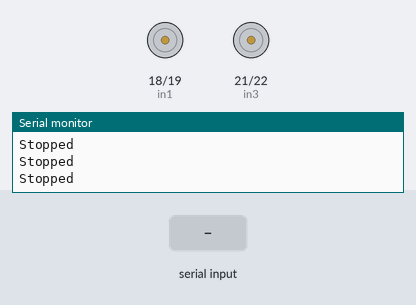
This sketch was run on a simulated ESP32. Parts: motor-driver pin pairs drawn as motors (green arrow = first pin HIGH = forward, orange = second pin HIGH = backward, longer = more drive, scaled by the enable pin), the last lines printed to the serial monitor. The inputs (shaded band) are chosen by the test bench. Nothing arrives over Bluetooth unless stated.

Above: at 1.2 s.
1.3 s: "U" received over the second serial link
At 1.37 s:
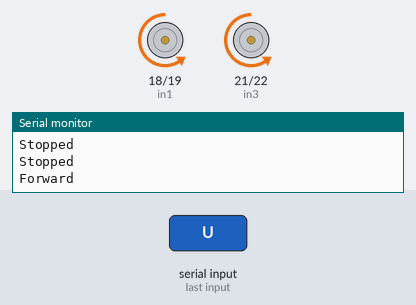
2.9 s: "D" received over the second serial link
At 2.96 s:
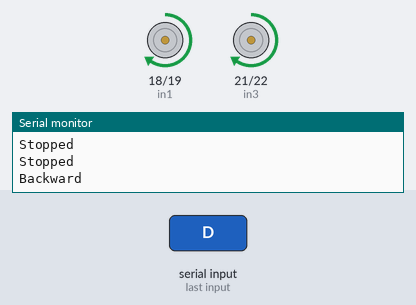
4.5 s: "L" received over the second serial link
At 4.55 s:
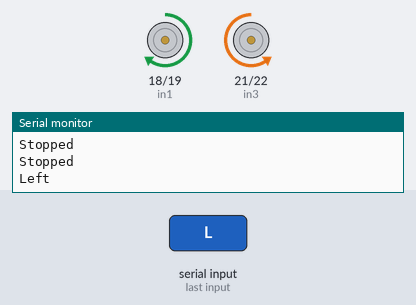
6.1 s: "R" received over the second serial link
At 6.14 s:
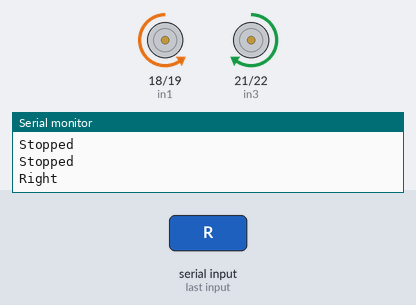
Timing chart, 0 to 8.7 s (numbered marks = the images above; inputs shaded):
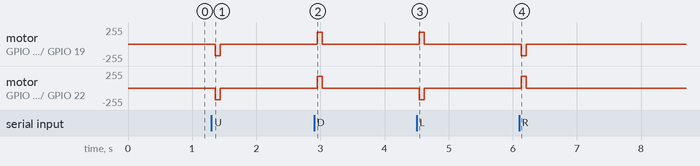

Measured:
- after the input at 1.3 s, motor on GPIO 18 (in1) / GPIO 19 (in2), motor on GPIO 21 (in3) / GPIO 22 (in4): stopped → backward 174/255 after 0.06 s, → stopped 0.08 s later
- after the input at 2.9 s, motor on GPIO 18 (in1) / GPIO 19 (in2), motor on GPIO 21 (in3) / GPIO 22 (in4): stopped → forward 174/255 after 0.05 s, → stopped 0.08 s later
- after the input at 4.5 s, motor on GPIO 18 (in1) / GPIO 19 (in2): stopped → forward 174/255 at once, → stopped 0.08 s later; motor on GPIO 21 (in3) / GPIO 22 (in4): stopped → backward 174/255 at once, → stopped 0.08 s later
- after the input at 6.1 s, motor on GPIO 18 (in1) / GPIO 19 (in2): stopped → backward 174/255 at once, → stopped 0.08 s later; motor on GPIO 21 (in3) / GPIO 22 (in4): stopped → forward 174/255 at once, → stopped 0.08 s later

The sketch:

ESPBR.ino
```cpp
#include "BluetoothSerial.h"

#if !defined(CONFIG_BT_ENABLED) || !defined(CONFIG_BLUEDROID_ENABLED)
#error Bluetooth is not enabled! Please run `make menuconfig` to and enable it
#endif

#define enA 17
#define in1 18
#define in2 19
#define in3 21
#define in4 22
#define enB 23

const int freq = 500;
const int channel1 = 0;
const int channel2 = 1;
const int resolution = 10;

int speedRobot  = 700;

char cmnd = ' ' ;

BluetoothSerial SerialBT;

void setup() {
  Serial.begin(115200);
  SerialBT.begin("ESPBR"); //Bluetooth device name
  Serial.println("ESPBR started, now you can pair it with bluetooth!");

  pinMode(enA,OUTPUT);
  pinMode(enB,OUTPUT);
  pinMode(in1,OUTPUT);
  pinMode(in2,OUTPUT);
  pinMode(in3,OUTPUT);
  pinMode(in4,OUTPUT);

  ledcSetup(  channel1 , freq , resolution );
  ledcSetup(  channel2 , freq , resolution );
  ledcAttachPin( enA , channel1 );
  ledcAttachPin( enB , channel2 );
}

void loop() {

  if( SerialBT.available())
  { cmnd = (char)SerialBT.read();
    delay(10);
  }


  if( cmnd == 'U') forward();
  else if( cmnd == 'D') backward();
  else if( cmnd == 'L') left();
  else if( cmnd == 'R') right();
  else if( cmnd == 'S') stopRobot();
  /*else if( cmnd == 'X') specialOne();
  else if( cmnd == 'Y') specialTwo();
  else if( cmnd == 'Z') specialThree();*/
  else if( cmnd == 'a') speedRobot = 400;
  else if( cmnd == 'b') speedRobot = 460;
  else if( cmnd == 'c') speedRobot = 520;
  else if( cmnd == 'd') speedRobot = 580;
  else if( cmnd == 'e') speedRobot = 640;
  else if( cmnd == 'f') speedRobot = 700;
  else if( cmnd == 'g') speedRobot = 760;
  else if( cmnd == 'h') speedRobot = 820;
  else if( cmnd == 'i') speedRobot = 880;
  else if( cmnd == 'j') speedRobot = 940;
  else if( cmnd == 'k') speedRobot = 1023;

  else stopRobot();
  cmnd = ' ';
  delay(75);
}

void forward()
{ digitalWrite(in1 , LOW);
  digitalWrite(in2 , HIGH);
  ledcWrite(channel1 , speedRobot);

  digitalWrite(in3 , LOW);
  digitalWrite(in4 , HIGH);
  ledcWrite(channel2 , speedRobot);

  Serial.println("Forward");

}

void backward()
{ digitalWrite(in1 , HIGH);
  digitalWrite(in2 , LOW);
  ledcWrite(channel1 , speedRobot);

  digitalWrite(in3 , HIGH);
  digitalWrite(in4 , LOW);
  ledcWrite(channel2 , speedRobot);

  Serial.println("Backward");
}

void left()
{ digitalWrite(in1 , HIGH);
  digitalWrite(in2 , LOW);
  ledcWrite(channel1 , speedRobot);

  digitalWrite(in3 , LOW);
  digitalWrite(in4 , HIGH);
  ledcWrite(channel2 , speedRobot);

  Serial.println("Left");

}

void right()
{ digitalWrite(in1 , LOW);
  digitalWrite(in2 , HIGH);
  ledcWrite(channel1 , speedRobot);

  digitalWrite(in3 , HIGH);
  digitalWrite(in4 , LOW);
  ledcWrite(channel2 , speedRobot);

  Serial.println("Right");
}

void stopRobot()
{ digitalWrite(in1 , LOW);
  digitalWrite(in2 , LOW);

  digitalWrite(in3 , LOW);
  digitalWrite(in4 , LOW);

  Serial.println("Stopped");
}
```
